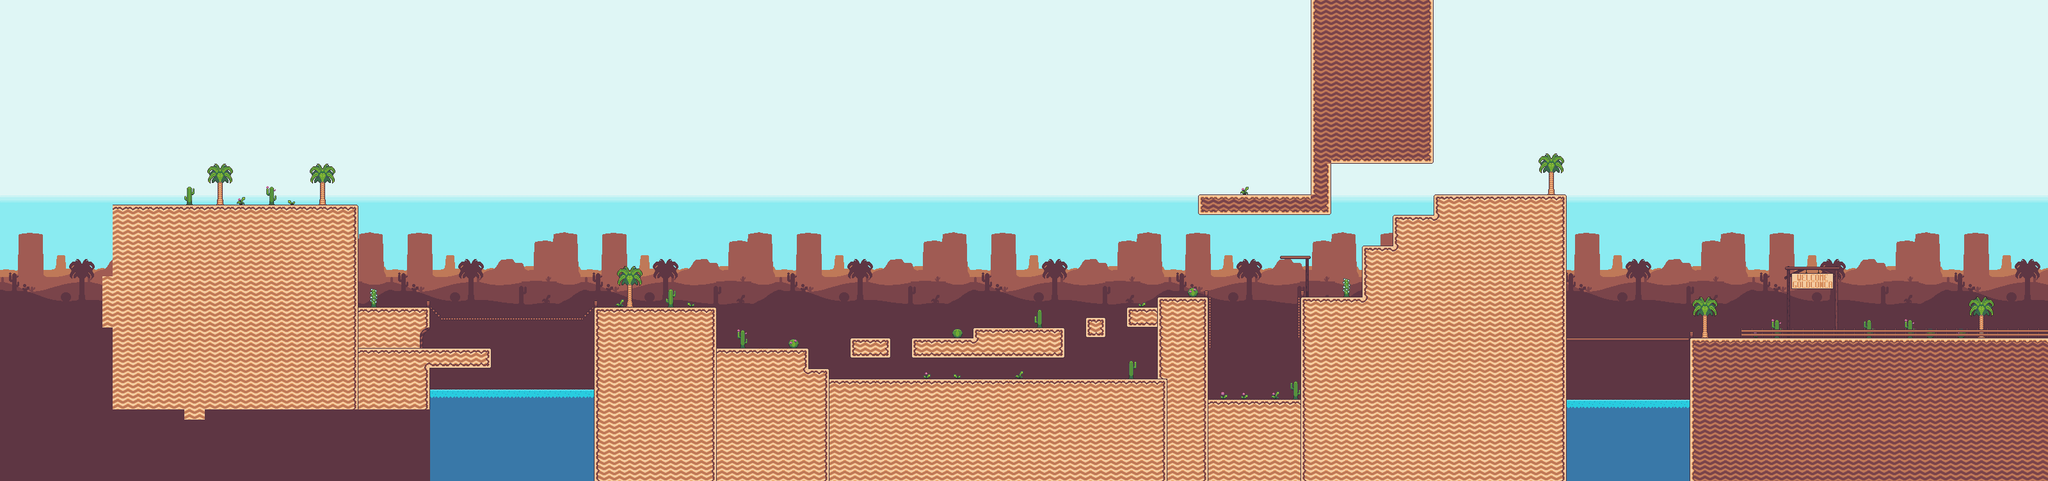

A level layout from a 2D game, rendered from its tile map. Below: a short description, then the map file with tile-grid data replaced by summaries:
An orthogonal 200x47 tile map with 16x16 px tiles, 8 tile layers (paralax5, paralax4, paralax3, paralax2, ...), 2 tilesets and 38 objects (26x Ground, 5x Corner, 2x Pig, Elijah_spawn, End, ...).

<map version="1.8" tiledversion="1.8.2" orientation="orthogonal" renderorder="right-down" width="200" height="47" tilewidth="16" tileheight="16" infinite="0" nextlayerid="12" nextobjectid="102">
 <editorsettings>
  <export target="../json/part1.json" format="json" />
 </editorsettings>
 <tileset firstgid="1" name="tile_desert3" tilewidth="16" tileheight="16" tilecount="352" columns="22">
  <image source="../tileset/tile_desert3.png" width="352" height="256" />
 </tileset>
 <tileset firstgid="353" name="bg-tileset" tilewidth="16" tileheight="16" tilecount="837" columns="93">
  <image source="../sprite/bg-tileset.png" width="1500" height="144" />
 </tileset>
 <layer id="11" name="paralax5" width="200" height="47">
  <data>[9400 cells, 5400 non-empty, 153 distinct tile ids]</data>
 </layer>
 <layer id="10" name="paralax4" width="200" height="47">
  <data>[9400 cells, 1801 non-empty, 172 distinct tile ids]</data>
 </layer>
 <layer id="9" name="paralax3" width="200" height="47">
  <data>[9400 cells, 1800 non-empty, 171 distinct tile ids]</data>
 </layer>
 <layer id="8" name="paralax2" width="200" height="47">
  <data>[9400 cells, 1600 non-empty, 152 distinct tile ids]</data>
 </layer>
 <layer id="7" name="paralax1" width="200" height="47">
  <data>[9400 cells, 5000 non-empty, 153 distinct tile ids]</data>
 </layer>
 <layer id="1" name="ground" width="200" height="47">
  <data>[9400 cells, 3010 non-empty, 96 distinct tile ids]</data>
 </layer>
 <layer id="5" name="decors" width="200" height="47">
  <data>[9400 cells, 144 non-empty, 67 distinct tile ids]</data>
 </layer>
 <objectgroup id="4" name="objects">
  <object id="36" name="Elijah_spawn" x="608" y="416" width="16" height="16" />
  <object id="51" name="Pig" x="848" y="464" />
  <object id="58" name="Corner" x="2240" y="288" width="16" height="16" />
  <object id="59" name="Corner" x="2432" y="288" width="16" height="16" />
  <object id="60" name="Corner" x="1648" y="496" width="16" height="16" />
  <object id="61" name="Corner" x="1520" y="496" width="16" height="16" />
  <object id="62" name="Corner" x="1248" y="528" width="16" height="16" />
  <object id="90" name="End" x="2896" y="480" width="16" height="16" />
  <object id="92" name="Checkpoint" x="1840" y="400" width="16" height="16" />
  <object id="97" name="medkit" x="1088" y="448" width="16" height="16" />
  <object id="98" name="ammo" x="1744" y="560" width="16" height="16" />
  <object id="99" name="Pig" x="1038" y="404" />
 </objectgroup>
 <objectgroup id="3" name="collisions">
  <object id="4" name="Ground" x="560" y="480" width="112" height="160" />
  <object id="5" name="Ground" x="672" y="496" width="256" height="144" />
  <object id="6" name="Ground" x="928" y="480" width="192" height="272" />
  <object id="8" name="Ground" x="1120" y="544" width="144" height="208" />
  <object id="10" name="Ground" x="1296" y="592" width="528" height="160" />
  <object id="17" name="Ground" x="1808" y="464" width="80" height="288" />
  <object id="19" name="Ground" x="1872" y="304" width="208" height="32" />
  <object id="21" name="Ground" x="2032" y="464" width="208" height="288" />
  <object id="25" name="Ground" x="2128" y="384" width="48" height="80" />
  <object id="26" name="Ground" x="2176" y="336" width="64" height="128" />
  <object id="27" name="Ground" x="2240" y="304" width="208" height="448" />
  <object id="31" name="Ground" x="2448" y="528" width="752" height="224" />
  <object id="34" name="Ground" x="1888" y="624" width="144" height="128" />
  <object id="38" name="Ground" x="1328" y="528" width="64" height="32" />
  <object id="39" name="Ground" x="1424" y="528" width="96" height="32" />
  <object id="40" name="Ground" x="1520" y="512" width="144" height="48" />
  <object id="41" name="Ground" x="1696" y="496" width="32" height="32" />
  <object id="42" name="Ground" x="1760" y="480" width="48" height="32" />
  <object id="43" name="Ground" x="2048" y="0" width="32" height="304" />
  <object id="44" name="Ground" x="2080" y="0" width="160" height="256" />
  <object id="46" name="Ground" x="1264" y="576" width="32" height="176" />
  <object id="50" name="Ground" x="176" y="320" width="384" height="320" />
  <object id="75" name="Ground" x="0" y="-16" width="3328" height="16" />
  <object id="76" name="Ground" x="3200" y="0" width="16" height="752" />
  <object id="77" name="Ground" x="160" y="0" width="16" height="752" />
  <object id="101" name="Ground" x="2000" y="400" width="48" height="5" />
 </objectgroup>
 <layer id="6" name="decors2" width="200" height="47">
  <data>[9400 cells, 188 non-empty, 14 distinct tile ids]</data>
 </layer>
</map>
